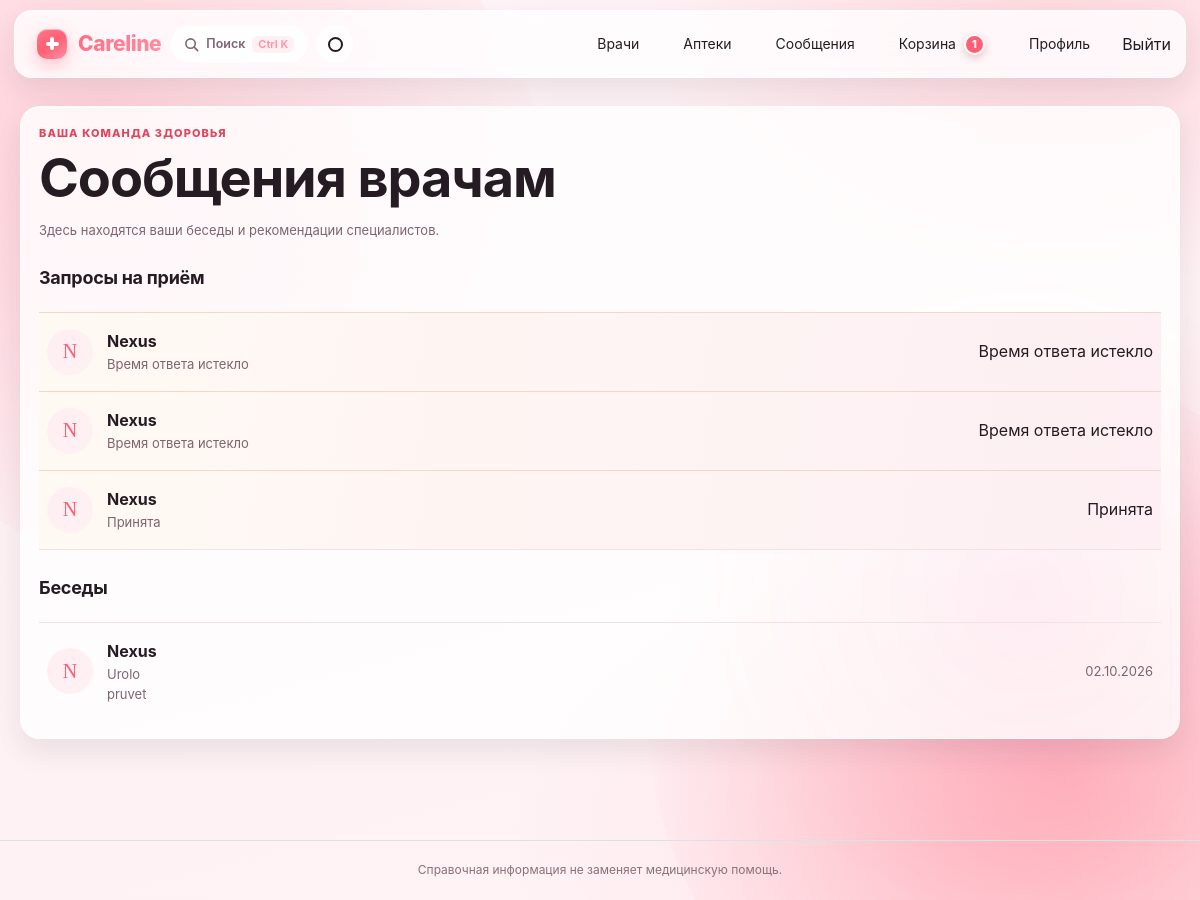
/messages/ (signed in), run on the app's committed database.
### myapp/models.py (models this page shows, shortened)
class AppointmentRequest(models.Model):
	class Status(models.TextChoices):
		PENDING = 'PENDING', 'Ожидает ответа'
		ACCEPTED = 'ACCEPTED', 'Принята'
		DECLINED = 'DECLINED', 'Отклонена'
		EXPIRED = 'EXPIRED', 'Время ответа истекло'
	patient = models.ForeignKey(PatientProfile, on_delete=models.CASCADE, related_name='appointment_requests')
	doctor = models.ForeignKey(DoctorProfile, on_delete=models.CASCADE, related_name='appointment_requests')
	status = models.CharField(max_length=12, choices=Status.choices, default=Status.PENDING)
	created_at = models.DateTimeField(auto_now_add=True)
	expires_at = models.DateTimeField(default=appointment_request_expiry)
	accepted_at = models.DateTimeField(blank=True, null=True)
	class Meta:
		ordering = ['-created_at']

class DoctorProfile(models.Model):
	class Status(models.TextChoices):
		FREE = 'FREE', 'Свободен'
		BUSY = 'BUSY', 'Занят'
		OFFLINE = 'OFFLINE', 'Не в сети'
		VACATION = 'VACATION', 'В отпуске'
		EMERGENCY = 'EMERGENCY', 'Экстренный вызов'
	user = models.OneToOneField(User, on_delete=models.CASCADE, related_name='doctor_profile')
	specialty = models.CharField(max_length=100, blank=True, default='')
	specialties = models.JSONField(default=list, blank=True)
	consultation_price = models.DecimalField(max_digits=8, decimal_places=2, default=1200.00)
	status = models.CharField(max_length=20, choices=Status.choices, default=Status.OFFLINE)
	rating = models.DecimalField(max_digits=3, decimal_places=2, default=0)
	reviews_count = models.PositiveIntegerField(default=0)
	@property
	def primary_specialty(self):
		if self.specialties:
			return self.specialties[0]
		return self.specialty or 'Специальность не указана'
	def get_full_name(self):
		return self.user.get_full_name() or self.user.username

class DoctorConversation(models.Model):
	patient = models.ForeignKey(PatientProfile, on_delete=models.CASCADE, related_name='doctor_conversations')
	doctor = models.ForeignKey(DoctorProfile, on_delete=models.CASCADE, related_name='conversations')
	created_at = models.DateTimeField(auto_now_add=True)
	updated_at = models.DateTimeField(auto_now=True)
	class Meta:
		ordering = ['-updated_at']
		constraints = [
			models.UniqueConstraint(fields=['patient', 'doctor'], name='one_conversation_per_patient_doctor'),
		]

class DoctorMessage(models.Model):
	conversation = models.ForeignKey(DoctorConversation, on_delete=models.CASCADE, related_name='messages')
	sender = models.ForeignKey(User, on_delete=models.CASCADE, related_name='doctor_messages')
	body = models.TextField(blank=True)
	medicine = models.ForeignKey('Medicine', on_delete=models.PROTECT, blank=True, null=True, related_name='doctor_recommendations')
	pharmacy = models.ForeignKey('Pharmacy', on_delete=models.PROTECT, blank=True, null=True, related_name='doctor_recommendations')
	created_at = models.DateTimeField(auto_now_add=True)
	class Meta:
		ordering = ['created_at']
		constraints = [
			models.CheckConstraint(
				condition=(
					models.Q(medicine__isnull=True, pharmacy__isnull=True)
					| models.Q(medicine__isnull=False, pharmacy__isnull=False)
				),
				name='doctor_message_medicine_pharmacy_pair',
			),
		]

### myapp/views.py (the view)
# urls.py: path('messages/', message_inbox, name='message_inbox'),
def message_inbox(request):
	if not request.user.is_authenticated:
		return redirect('login')
	if user_is_doctor(request.user):
		return redirect('doctor_portal')
	patient, _ = PatientProfile.objects.get_or_create(user=request.user)
	appointment_requests = AppointmentRequest.objects.filter(patient=patient).select_related('doctor__user')
	expire_pending_appointment_requests(appointment_requests)
	conversations = DoctorConversation.objects.filter(patient=patient).select_related('doctor__user').prefetch_related('messages')
	return render(request, 'myapp/messages_inbox.html', {
		'conversations': conversations,
		'appointment_requests': appointment_requests,
	})

### myapp/views.py (called while the page is built)
def user_is_doctor(user):
	profile = getattr(user, 'medical_profile', None)
	return bool(profile and profile.primary_role == UserProfile.PrimaryRole.DOCTOR)

def expire_pending_appointment_requests(queryset):
	queryset.filter(
		status=AppointmentRequest.Status.PENDING,
		expires_at__lte=timezone.now(),
	).update(status=AppointmentRequest.Status.EXPIRED)

### myapp/templates/myapp/messages_inbox.html (shortened to what this page needs)
{% extends 'myapp/base.html' %}
{% block content %}
    <section class="directory-shell patient-inbox">
        <p class="eyebrow">ВАША КОМАНДА ЗДОРОВЬЯ</p>
        <h1>Сообщения врачам</h1>
        <p class="muted">Здесь находятся ваши беседы и рекомендации специалистов.</p>
        {% if appointment_requests %}
            <h2 class="inbox-subheading">Запросы на приём</h2>
            <div class="conversation-list appointment-list">
                {% for appointment_request in appointment_requests %}
                    <a class="conversation-preview appointment-preview" href="{% url 'appointment_detail' appointment_request.pk %}">
                        <span class="doctor-avatar">{{ appointment_request.doctor.get_full_name|slice:':1'|upper }}</span>
                        <span class="conversation-preview-copy">
                            <strong>{{ appointment_request.doctor.get_full_name }}</strong>
                            <span>{{ appointment_request.get_status_display }}</span>
                        </span>
                        <span class="status-badge {{ appointment_request.status|lower }}">{{ appointment_request.get_status_display }}</span>
                    </a>
                {% endfor %}
            </div>
        {% endif %}
        <h2 class="inbox-subheading">Беседы</h2>
        <div class="conversation-list">
            {% for conversation in conversations %}
                <a class="conversation-preview" href="{% url 'conversation_detail' conversation.pk %}">
                    <span class="doctor-avatar">{{ conversation.doctor.get_full_name|slice:':1'|upper }}</span>
                    <span class="conversation-preview-copy">
                        <strong>{{ conversation.doctor.get_full_name }}</strong>
                        <span>{{ conversation.doctor.primary_specialty }}</span>
                        {% with latest=conversation.messages.last %}
                            {% if latest %}<span class="muted">{{ latest.body|default:'Отправлена рекомендация лекарства'|truncatechars:90 }}</span>{% endif %}
                        {% endwith %}
                    </span>
                    <time class="muted" datetime="{{ conversation.updated_at|date:'c' }}">{{ conversation.updated_at|date:'d.m.Y' }}</time>
                </a>
            {% empty %}
                <p class="empty">Бесед пока нет. Выберите врача в <a href="{% url 'doctor_directory' %}">каталоге специалистов</a>.</p>
            {% endfor %}
        </div>
    </section>
{% endblock %}
{% block scripts %}
    {% load static %}
{% endblock %}

### myapp/static/myapp/style.css (style rules this page uses)
:root { color-scheme: light; --ink: #3b2b32; --muted: #8a6e77; --paper: #fff6f7; --white: #ffffff; --line: #f4dee3; --green: #ff8fa3; --green-dark: #e0455d; --mint: #ffeef2; --soft: #fff1ec; --amber: #c88725; --red: #e0455d; --sky: #edf3fc; --shadow: 0 18px 45px rgba(74, 46, 56, 0.09); }
* { box-sizing: border-box; }
html { scroll-behavior: smooth; }
body { margin: 0; background-color: var(--paper); background-image: linear-gradient(120deg, rgba(255, 246, 247,.96), rgba(255,255,255,.9) 50%, rgba(255, 236, 241,.9)); background-attachment: fixed; color: var(--ink); font-family: "Trebuchet MS", "Segoe UI", sans-serif; line-height: 1.55; }
a { color: var(--green-dark); text-decoration: none; }
.eyebrow { margin: 0 0 7px; color: var(--green-dark); font-size: 11px; font-weight: 800; letter-spacing: .08em; }
h1, h2, h3, p { margin-top: 0; }
h1 { margin-bottom: 13px; font-family: Georgia, serif; font-size: clamp(34px, 5vw, 54px); font-weight: 500; line-height: 1.07; }
h2 { margin-bottom: 12px; font-family: Georgia, serif; font-size: 28px; font-weight: 500; }
.muted { color: var(--muted); font-size: 13px; }
.doctor-avatar { width: 46px; height: 46px; flex: 0 0 46px; display: grid; place-items: center; border-radius: 50%; background: linear-gradient(135deg, #ffeef2, #fff1f3); color: #e0455d; font-family: Georgia, serif; font-size: 20px; }
.directory-shell { padding: 18px; background: rgba(255,255,255,0.8); border: 1px solid var(--line); border-radius: 24px; box-shadow: var(--shadow); }
.container > section { animation: rise-in .5s ease-out both; }
.conversation-list { display: grid; margin-top: 20px; }
.conversation-preview { display: flex; align-items: center; gap: 14px; padding: 16px 8px; border-top: 1px solid var(--line); color: var(--ink); }
.conversation-preview-copy { min-width: 0; flex: 1; display: grid; }
.conversation-preview-copy > span { overflow: hidden; color: var(--muted); text-overflow: ellipsis; white-space: nowrap; font-size: 13px; }

### myapp/static/myapp/refresh.css (style rules this page uses)
:root { --ink: #3a2a31; --muted: #866a73; --paper: #fdf4f6; --line: #f2e3e8; --green: #ff8fa3; --green-dark: #e0455d; --mint: #fff0f3; --soft: #fff1f3; --amber: #d3932e; --red: #e0455d; --sky: #ffeef2; --shadow: 0 20px 48px rgba(58, 40, 48, .095); --navy: #4a2437; --blue: #ff5f74; }
body { background-color: #fdf4f6; background-image: repeating-linear-gradient(135deg, rgba(255, 95, 116, .025) 0 1px, transparent 1px 18px), linear-gradient(125deg, #fff9f5 0%, #fff1f4 54%, #fdeff3 100%); color: var(--ink); font-family: "Trebuchet MS", "Segoe UI", sans-serif; }
.container > section, .directory-shell, .form-section, .profile-panel, .cart-group, .empty-cart, .medicine-card, .doctor-row, .doctor-card, .pharmacy-card, .review-section, .pharmacy-hero, .conversation-page, .appointment-page, .prescription-section { animation: care-rise .48s cubic-bezier(.2,.7,.2,1) both; }
.directory-shell { border-color: #f2e5e9; background: rgba(255,255,255,.88); }
.appointment-list { border-bottom: 1px solid var(--line); }
.inbox-subheading { margin: 24px 0 4px; font-family: "Trebuchet MS","Segoe UI",sans-serif; font-size: 18px; font-weight: 700; }
.appointment-preview { border-color: #efd9cb; background: linear-gradient(100deg, #fff9f3, #fdeff3); }
.review-entry, .conversation-preview { transition: background .18s ease, transform .18s ease; }
.eyebrow { color: #e0455d; }
.doctor-avatar { background: linear-gradient(135deg,#ffeef2,#fff1f3); color: #ff5f74; }

### myapp/static/myapp/motion.css (style rules this page uses)
.status-badge { position: relative; }

### data on the page
AppointmentRequest: doctor.get_full_name "N", doctor.get_full_name "Nexus", status "Время ответа истекло"
AppointmentRequest: doctor.get_full_name "N", doctor.get_full_name "Nexus", status "Время ответа истекло"
AppointmentRequest: doctor.get_full_name "N", doctor.get_full_name "Nexus", status "Принята"
DoctorConversation: doctor.get_full_name "N", doctor.get_full_name "Nexus", doctor.primary_specialty "Urolo", messages.last.body "pruvet", updated_at "02.10.2026"

### other printed values
{{ cart_count }} "1"
